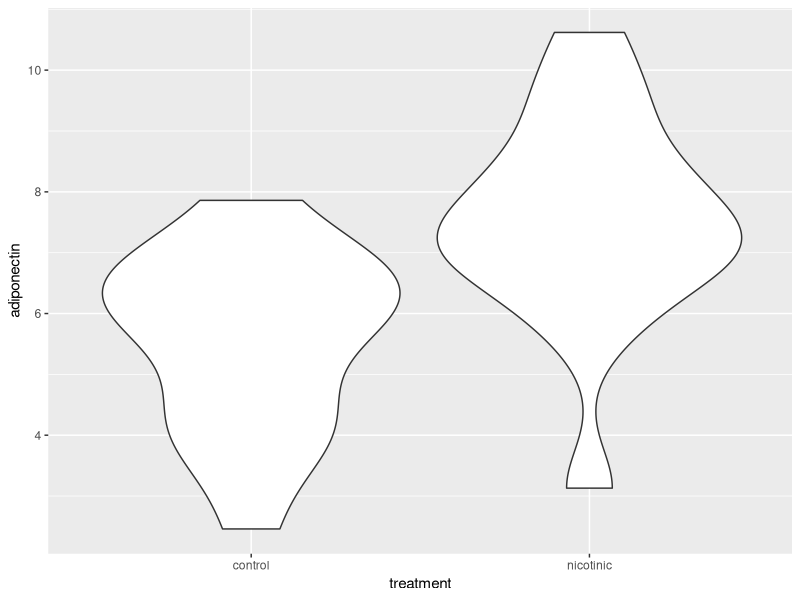
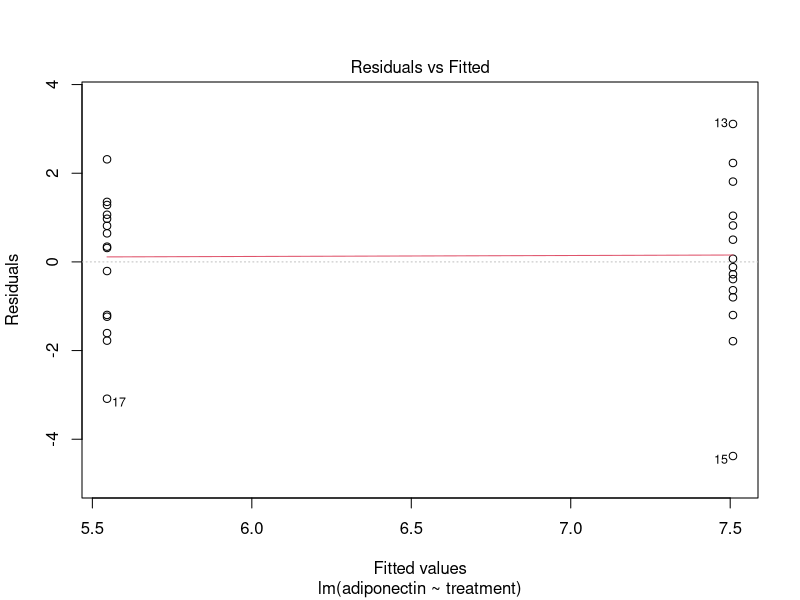
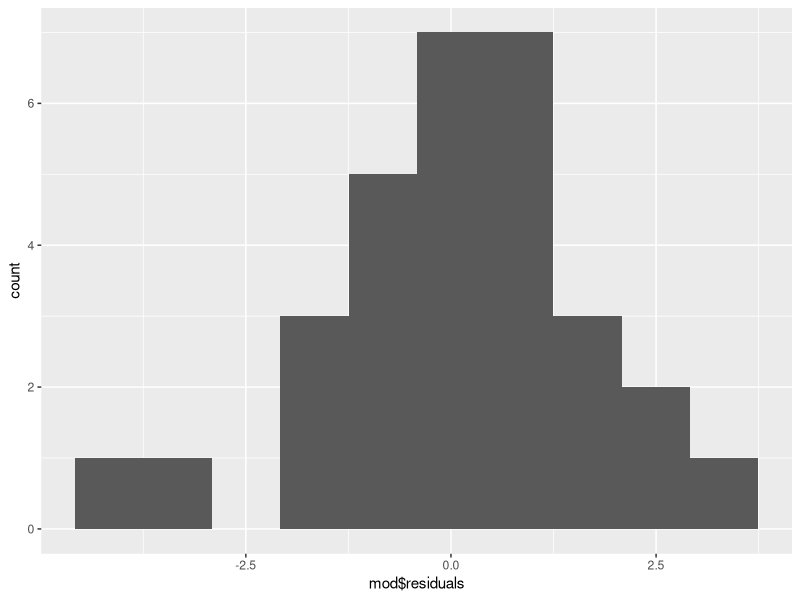
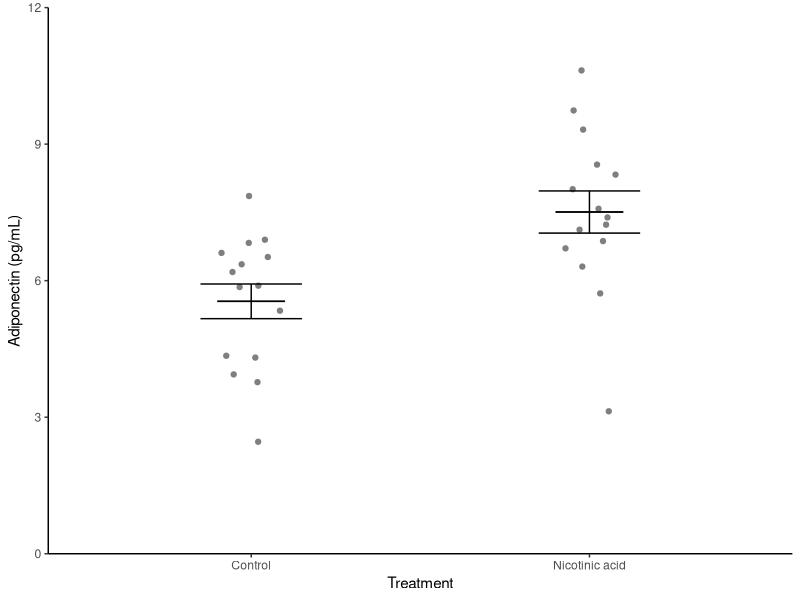
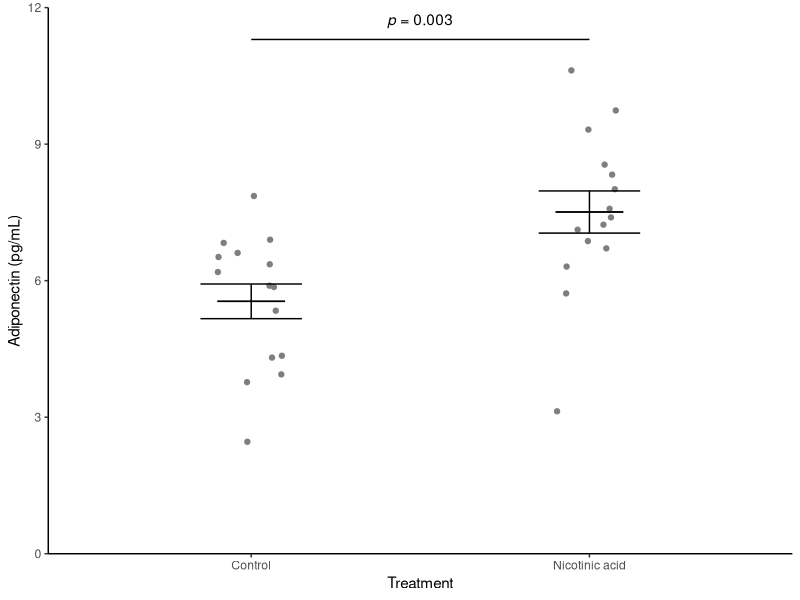
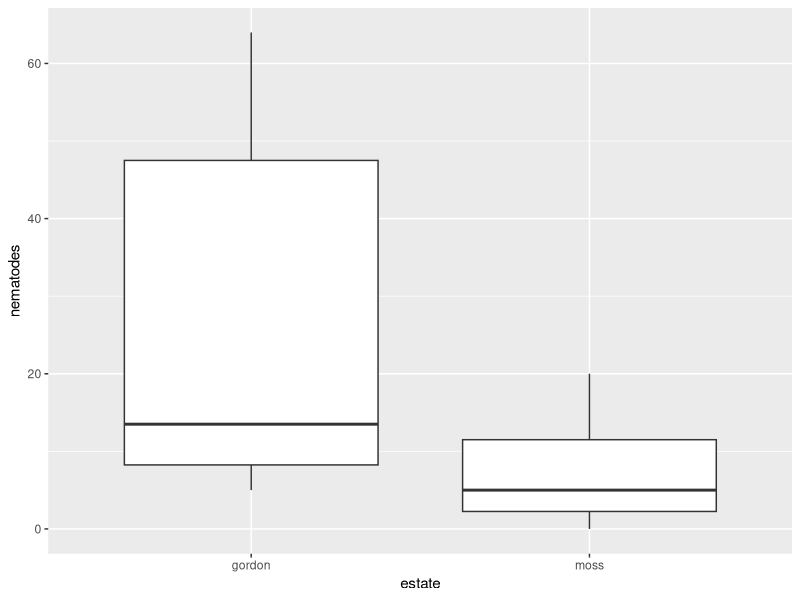
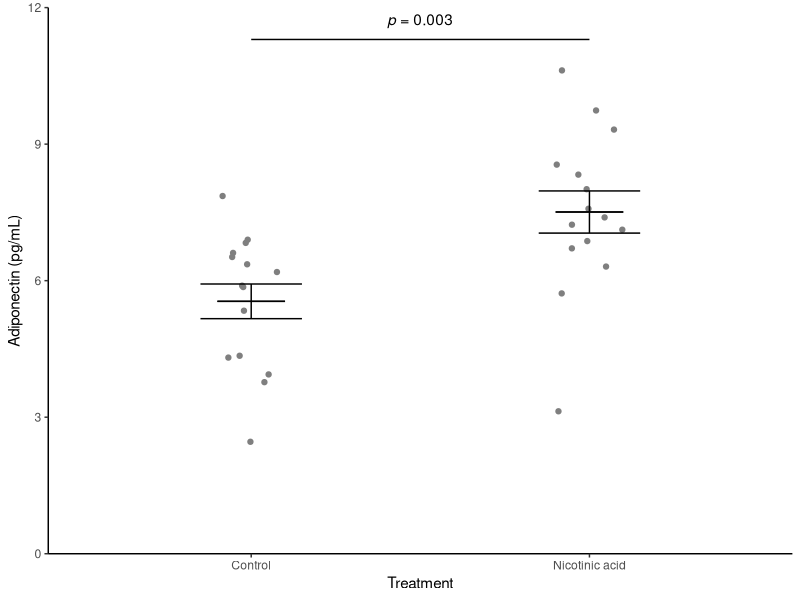
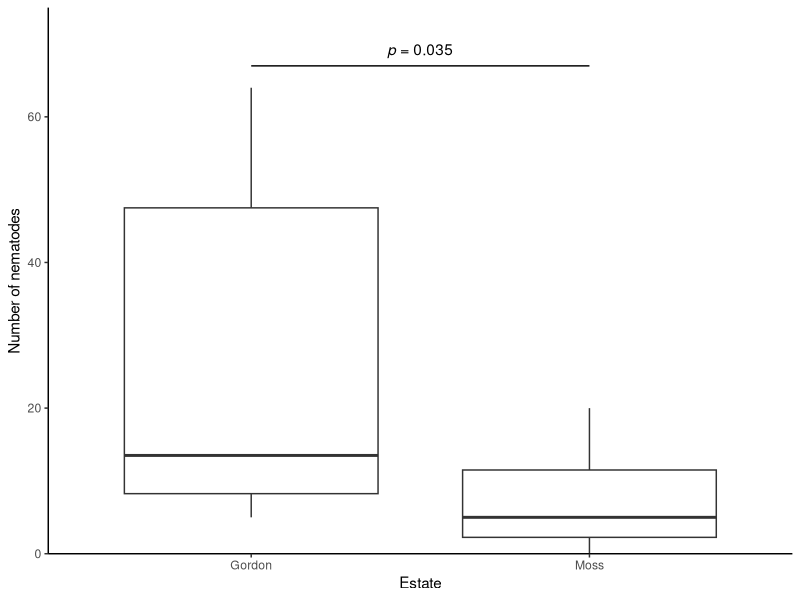

Source code (R) for these figures, in order:
## ---- chunk 1
#| include: false
library(tidyverse)
library(kableExtra)
## ---- chunk 2
#| include: false  

#| #---CODING ANSWER---
adip  <-  read_table("data-raw/adipocytes.txt")
str(adip)
## ---- chunk 3
ggplot(data = adip, aes(x = treatment, y = adiponectin)) +
  geom_violin()
## ---- chunk 4
#| include: false  

#| #---CODING ANSWER---

adip_summary <- adip %>%
  group_by(treatment) %>%
  summarise(mean = mean(adiponectin),
            std = sd(adiponectin),
            n = length(adiponectin),
            se = std/sqrt(n))

## ---- chunk 5
# | echo: false
knitr::kable(adip_summary) %>% 
  kableExtra::kable_styling()
## ---- chunk 6
mod <- lm(data = adip,
          adiponectin ~ treatment)
## ---- chunk 7
summary(mod)
## ---- chunk 8
#| include: false

#---CODING ANSWER-

plot(mod, which = 1)
## ---- chunk 9
#| include: false

#---CODING ANSWER-

ggplot(mapping = aes(x = mod$residuals)) + 
  geom_histogram(bins = 10)
## ---- chunk 10
#| include: false

#---CODING ANSWER-

shapiro.test(mod$residuals)
## ---- chunk 11
#| echo: false

#---CODING ANSWER---
ggplot() +
  geom_point(data = adip, aes(x = treatment, y = adiponectin),
             position = position_jitter(width = 0.1, height = 0),
             colour = "gray50") +
  geom_errorbar(data = adip_summary, 
                aes(x = treatment, ymin = mean - se, ymax = mean + se),
                width = 0.3) +
  geom_errorbar(data = adip_summary, 
                aes(x = treatment, ymin = mean, ymax = mean),
                width = 0.2) +
  scale_y_continuous(name = "Adiponectin (pg/mL)", 
                     limits = c(0, 12), 
                     expand = c(0, 0)) +
  scale_x_discrete(name = "Treatment", 
                   labels = c("Control", "Nicotinic acid")) +
  theme_classic()

## ---- chunk 12
#| echo: false

ggplot() +
  geom_point(data = adip, aes(x = treatment, y = adiponectin),
             position = position_jitter(width = 0.1, height = 0),
             colour = "gray50") +
  geom_errorbar(data = adip_summary, 
                aes(x = treatment, ymin = mean - se, ymax = mean + se),
                width = 0.3) +
  geom_errorbar(data = adip_summary, 
                aes(x = treatment, ymin = mean, ymax = mean),
                width = 0.2) +
  scale_y_continuous(name = "Adiponectin (pg/mL)", 
                     limits = c(0, 12), 
                     expand = c(0, 0)) +
  scale_x_discrete(name = "Treatment", 
                   labels = c("Control", "Nicotinic acid")) +
  annotate("segment", x = 1, xend = 2, 
           y = 11.3, yend = 11.3,
           colour = "black") +
  annotate("text", x = 1.5,  y = 11.7, 
           label = expression(italic(p)~"= 0.003")) +
  theme_classic()
## ---- chunk 13
#| include: false

#---CODING ANSWER---

# Assign the figure to a variable
fig1 <- ggplot() +
  geom_point(data = adip, aes(x = treatment, y = adiponectin),
             position = position_jitter(width = 0.1, height = 0),
             colour = "gray50") +
  geom_errorbar(data = adip_summary, 
                aes(x = treatment, ymin = mean - se, ymax = mean + se),
                width = 0.3) +
  geom_errorbar(data = adip_summary, 
                aes(x = treatment, ymin = mean, ymax = mean),
                width = 0.2) +
  scale_y_continuous(name = "Adiponectin (pg/mL)", 
                     limits = c(0, 12), 
                     expand = c(0, 0)) +
  scale_x_discrete(name = "Treatment", 
                   labels = c("Control", "Nicotinic acid")) +
  annotate("segment", x = 1, xend = 2, 
           y = 11.3, yend = 11.3,
           colour = "black") +
  annotate("text", x = 1.5,  y = 11.7, 
           label = expression(italic(p)~"= 0.003")) +
  theme_classic()

## ---- chunk 14
#| include: false

#---CODING ANSWER---

# save figure to figures/adipo.png
ggsave("figures/adipo.png",
       plot = fig1,
       width = 3.5,
       height = 3.5,
       units = "in",
       dpi = 300)

## ---- chunk 15
#| include: false  

#| #---CODING ANSWER---
grouse  <-  read_csv("data-raw/grouse.csv")
str(grouse)
## ---- chunk 16
#| include: false  

# ---CODING ANSWER---
grouse %>% 
  group_by(estate) %>% 
  summarise(median(nematodes))
## ---- chunk 17
wilcox.test(data = grouse, nematodes ~ estate)
## ---- chunk 18
ggplot(data = grouse, aes(x = estate, y = nematodes) ) +
  geom_boxplot() 
## ---- chunk 19
#| include: false  

# ---CODING ANSWER---

fig2 <- ggplot(data = grouse, aes(x = estate, y = nematodes) ) +
  geom_boxplot() + 
  scale_x_discrete(name = "Estate", 
                   labels = c("Gordon", "Moss")) +
  scale_y_continuous(name = "Number of nematodes",
                     expand = c(0, 0),
                     limits = c(0, 75)) +
  annotate("segment", x = 1, xend = 2, 
           y = 67, yend = 67,
           colour = "black") +
  annotate("text", x = 1.5,  y = 69, 
           label = expression(italic(p)~"= 0.035")) +
  theme_classic()

# save figure to figures/grouse.png
ggsave("figures/grouse.png",
       plot = fig2,
       width = 3,
       height = 3,
       units = "in",
       dpi = 300)
## ---- chunk 20
#| include: false  

#---CODING ANSWER---

# we need the readxl package
library(readxl)
bambara  <-  read_excel("data-raw/expr.xlsx")
## ---- chunk 21
bambara <- bambara |> 
  pivot_wider(names_from = temperature, 
              values_from = expression, 
              id_cols = probe_id)
## ---- chunk 22
mod <- lm(data = bambara, 
          highert - lowert ~ 1)
## ---- chunk 23
summary(mod)
